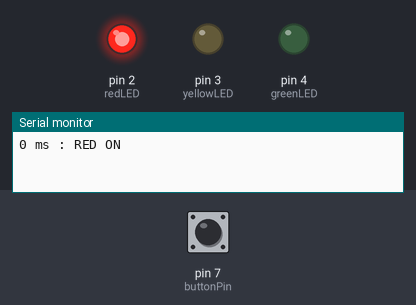
This sketch was run on a simulated Arduino Uno, built with avr-gcc and run on an emulated ATmega328P. On the bench: output pins drawn as LEDs (lit = HIGH), the last lines printed to the serial monitor. The inputs (shaded band) are chosen by the test bench; at power-on: pin 7 (buttonPin) HIGH.

Above: at 2.5 s.
At 6.0 s:
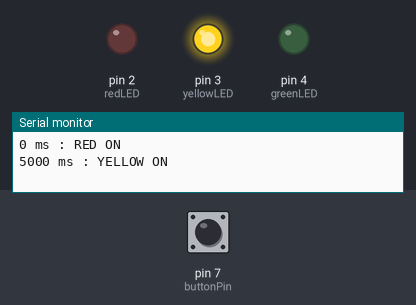
At 9.0 s:
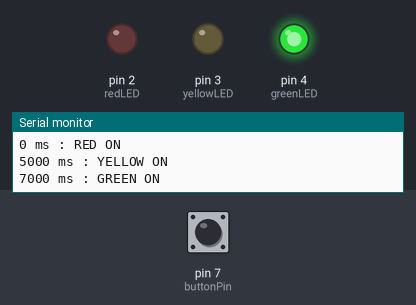
Timing chart, 0 to 14.3 s (numbered marks = the images above):
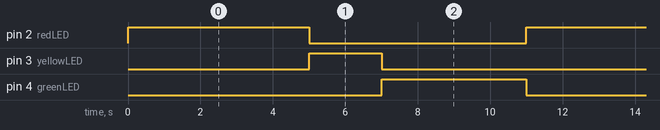

The sketch:

traffic_light.ino
```cpp
// Traffic Light Controller with Pedestrian Button

const int redLED = 2;
const int yellowLED = 3;
const int greenLED = 4;
const int buttonPin = 7;

void setup() {
  pinMode(redLED, OUTPUT);
  pinMode(yellowLED, OUTPUT);
  pinMode(greenLED, OUTPUT);
  pinMode(buttonPin, INPUT_PULLUP);

  Serial.begin(9600);
}

void showRed(unsigned long duration) {
  digitalWrite(redLED, HIGH);
  digitalWrite(yellowLED, LOW);
  digitalWrite(greenLED, LOW);

  Serial.print(millis());
  Serial.println(" ms : RED ON");

  delay(duration);
}

void showYellow(unsigned long duration) {
  digitalWrite(redLED, LOW);
  digitalWrite(yellowLED, HIGH);
  digitalWrite(greenLED, LOW);

  Serial.print(millis());
  Serial.println(" ms : YELLOW ON");

  delay(duration);
}

void showGreen(unsigned long duration) {
  digitalWrite(redLED, LOW);
  digitalWrite(yellowLED, LOW);
  digitalWrite(greenLED, HIGH);

  Serial.print(millis());
  Serial.println(" ms : GREEN ON");

  delay(duration);
}

void loop() {

  if (digitalRead(buttonPin) == LOW) {
    showRed(8000);
    return;
  }

  showRed(5000);

  if (digitalRead(buttonPin) == LOW) {
    showRed(8000);
    return;
  }

  showYellow(2000);

  if (digitalRead(buttonPin) == LOW) {
    showRed(8000);
    return;
  }

  showGreen(4000);
}
```

Measured:
- by itself, pin 2 (redLED): alternates HIGH for 5.0 s and LOW for 6.0 s
- by itself, pin 3 (yellowLED): alternates HIGH for 2.0 s and LOW for 9.0 s
- by itself, pin 4 (greenLED): alternates HIGH for 4.0 s and LOW for 7.0 s
